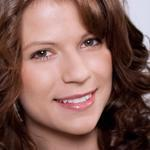
#> input picture Datasets/DataPreprocessing/0002-image04733.jpg, 150 x 150 px
$ python SVD_Compression.py
#> lines starting #> are read from the running program, lines starting #| are printed output that depends on the picture
import cv2
import numpy as np
import os


def methods(sigma, u, v, K):  # svd方法的核心（奇异值，左奇异矩阵，右奇异矩阵，奇异值个数）
    uk = u[:, 0:K]  # 构建左奇异矩阵

    sigmak = np.diag(sigma[0:K])  # 构建奇异值
    vk = v[0:K, ]  # 构建右奇异矩阵
    a = np.dot(np.dot(uk, sigmak), vk)  # 返回奇异值压缩后的矩阵
    a[a < 0] = 0  # 异常数值处理
    a[a > 255] = 255  # 异常数值处理
    return np.rint(a).astype('uint8')  # 整数化


def SVDCompression(img_path, save_dir, K):  # 奇异值个数
#> called with img_path = './0002-image04733.jpg', save_dir = './result', K = 15
    if not os.path.exists(save_dir):
        os.mkdir(save_dir)
    img = cv2.imread(img_path, cv2.IMREAD_COLOR)  # BGR通道顺序
#> img is the input picture: shape (150, 150, 3); mean B, G, R 86.8, 94, 129.3
    u_r, sigma_r, v_r = np.linalg.svd(img[:, :, 2])  # 进行svd分解(返回一个元组)
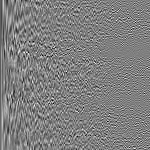
#> u_r: shape (150, 150) float64; min -0.349, max 0.346, mean -0.000543; drawn with min black and max white
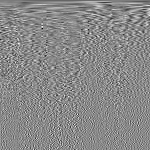
#> v_r: shape (150, 150) float64; min -0.432, max 0.369, mean -0.000638; drawn with min black and max white
#> sigma_r = 150 values, max 21429.3 at index 0, min 0.0315 at index 149, mean 334.2
    u_g, sigma_g, v_g = np.linalg.svd(img[:, :, 1])  # 进行svd分解(返回一个元组)
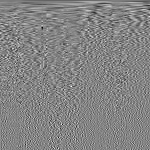
#> v_g: shape (150, 150) float64; min -0.475, max 0.439, mean -0.000366; drawn with min black and max white
#> sigma_g = 150 values, max 16065 at index 0, min 0.0505 at index 149, mean 291.2
    u_b, sigma_b, v_b = np.linalg.svd(img[:, :, 0])  # 进行svd分解(返回一个元组)
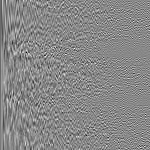
#> u_b: shape (150, 150) float64; min -0.452, max 0.392, mean -0.000506; drawn with min black and max white
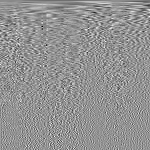
#> v_b: shape (150, 150) float64; min -0.481, max 0.351, mean -0.000287; drawn with min black and max white
#> sigma_b = 150 values, max 15087 at index 0, min 0.0609 at index 149, mean 286.3

    R = methods(sigma_r, u_r, v_r, K)
#> in methods, `a[a < 0] = 0`: a: shape (150, 150) float64; min 0, max 256.4, mean 129.3
#> in methods, `a[a > 255] = 255`: a: shape (150, 150) float64; min 0, max 255, mean 129.3
    G = methods(sigma_g, u_g, v_g, K)
#> in methods (call 2), `a[a < 0] = 0`: a: shape (150, 150) float64; min 0, max 255.1, mean 94
#> in methods (call 2), `a[a > 255] = 255`: a: shape (150, 150) float64; min 0, max 255, mean 94
    B = methods(sigma_b, u_b, v_b, K)
#> call 3 of methods, with sigma = array of shape (150,), K = 15
#> in methods (call 3), `a[a < 0] = 0`: a: shape (150, 150) float64; min 0, max 260.8, mean 86.9
#> in methods (call 3), `a[a > 255] = 255`: a: shape (150, 150) float64; min 0, max 255, mean 86.9
#> in methods (call 3), `return np.rint(a).astype('uint8')`:
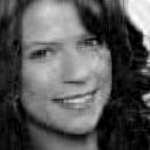
#> returned value: shape (150, 150); min 0, max 255, mean 86.9
    new_img = np.stack((B, G, R), 2)  # BGR顺序
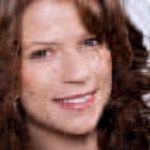
#> new_img: shape (150, 150, 3); mean of channels 0, 1, 2 86.9, 94, 129.3; drawn as B, G, R
    cv2.imwrite(os.path.join(save_dir, img_path.split("/")[-1]), new_img)


if __name__ == '__main__':
    SVDCompression("./0002-image04733.jpg", "./result", 15)
